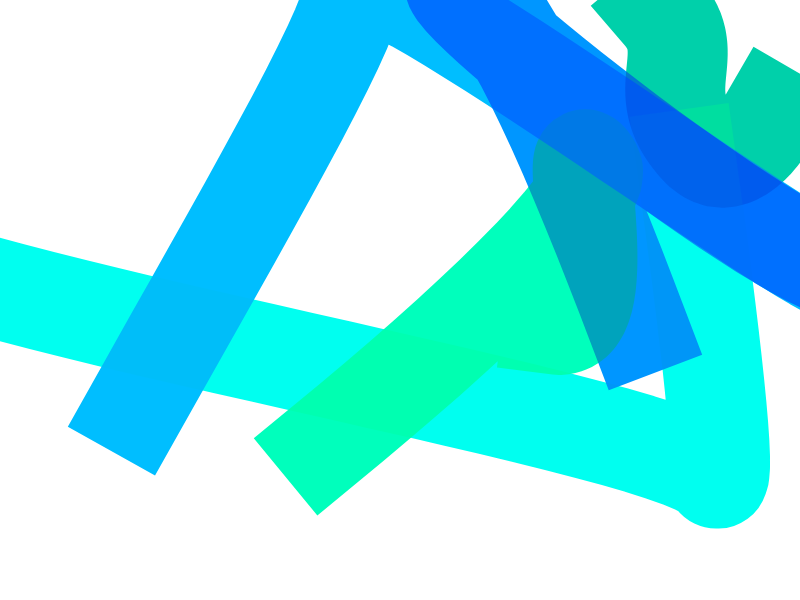
Frame 1 (no input)
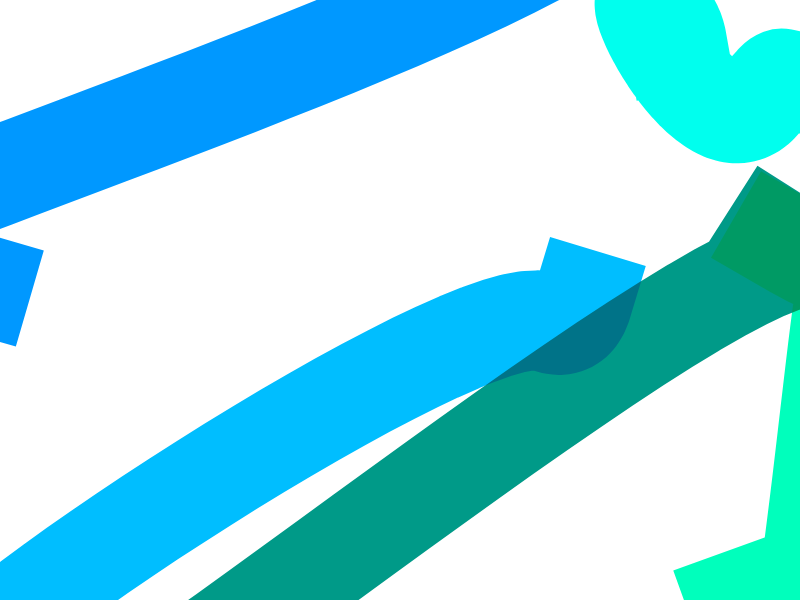
Frame 60 (no input)
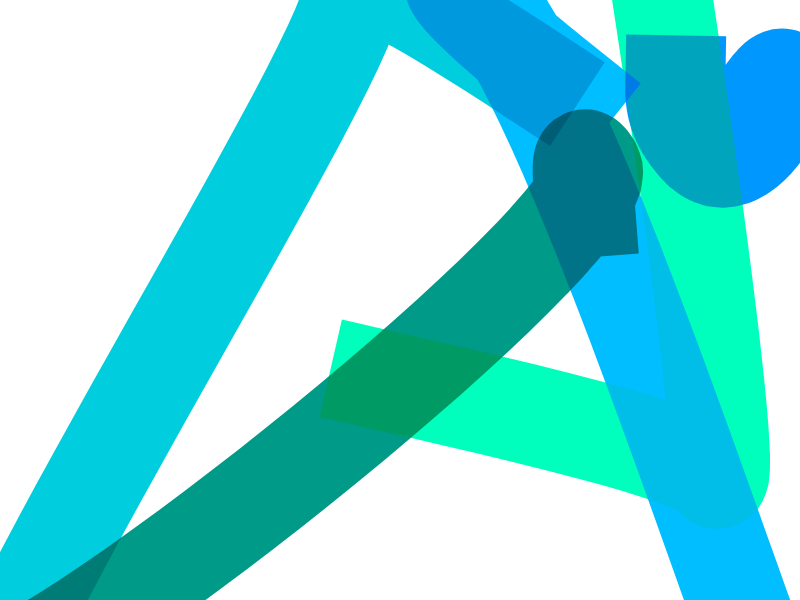
Frame 120 (the mouse pressed at the canvas centre since frame 60)

The p5.js sketch that drew these frames (run headless with seeded random() and noise() and a simulated clock; from frame 60 on, the mouse is pressed at the canvas centre):

// p5.js sketch
// ── sketch.js
const trailPaths = [];
const VERTEX_NUM = 3;
const PATH_NUM = 5;

function setup() {
  createCanvas(800, 600);
  background(255);
  for(let i=0; i<PATH_NUM; i++) {
    const path = [];
    //generate circuit path
    const points = [];
    for(let p=0; p<VERTEX_NUM; p++) {
      points.push([random(-200, width+200),random(-200, height+200)]);
    }

    const handles = [];
    for(let h=0; h<VERTEX_NUM; h++) {
      const theta = random(0, PI);
      const r = random(60, 100);
      handles.push([r*cos(theta), r*sin(theta), -r*cos(theta), -r*sin(theta)]);
    }
    
    for(let p_i=0; p_i<VERTEX_NUM; p_i++) {
      const x = points[p_i][0];
      const y = points[p_i][1];
      const h_x = x + handles[p_i][0];
      const h_y = y + handles[p_i][1];
      const n_x = points[(p_i+1)%VERTEX_NUM][0];
      const n_y = points[(p_i+1)%VERTEX_NUM][1];
      const n_h_x = n_x + handles[(p_i+1)%VERTEX_NUM][2];
      const n_h_y = n_y + handles[(p_i+1)%VERTEX_NUM][3];
      path.push([x, y, h_x, h_y, n_h_x, n_h_y, n_x, n_y]);
    }
    
    trailPaths.push(path);
  }
  
  noFill();
  stroke(0,100,255);
  strokeWeight(100);
  strokeJoin(ROUND);
  strokeCap(PROJECT);
}

function draw() {
  background(255);
  blendMode(HARD_LIGHT);
  const startT = frameCount/100;
  const range = 0.5;
  const detailness = 50;
  let k=0;
  
  for(const closePath of trailPaths) {
    k++;
    beginShape();
      stroke(0,255*noise(millis()/1000+k),255*noise(millis()/1000 + 100+k));
      for(let i=0; i<detailness; i++) {
        const p = getPointOnClosePath(closePath, startT+range/detailness*i);
        vertex(p.x, p.y);
      }
    endShape();

  }
  
  
  // for(const close_path of trailPaths) {
  //   drawFullClosePath(close_path);
  // }
}

function getPointOnClosePath (close_path, t) {
  t = t % 1;
  const scaledT = t*VERTEX_NUM;
  const index = floor(scaledT);
  const targetPath = close_path[index];
  const localT = scaledT - index;
  const x = bezierPoint(targetPath[0], targetPath[2], targetPath[4], targetPath[6], localT);
  const y = bezierPoint(targetPath[1], targetPath[3], targetPath[5], targetPath[7], localT);
  return {x: x, y: y};
}

function drawFullClosePath (close_path) {
  for(const p of close_path) {
     beginShape();
    vertex(p[0], p[1]);
    bezierVertex(p[2], p[3], p[4], p[5], p[6], p[7]);
    endShape();  
  }
}
